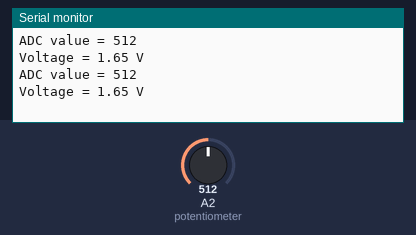
A sketch run on a simulated Arduino Uno, built with avr-gcc and run on an emulated ATmega328P. Parts: the last lines printed to the serial monitor. The test bench sets the inputs (shaded band); at power-on: A2 (potentiometer) = 512.

Above: at 1.8 s.
1.9 s: A2 (potentiometer) set to 716
At 2.5 s:
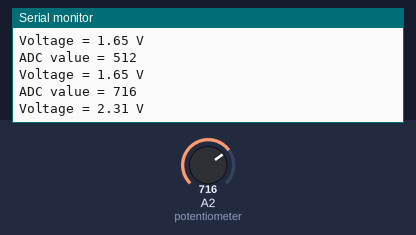
3.4 s: A2 (potentiometer) set to 900
At 4.8 s:
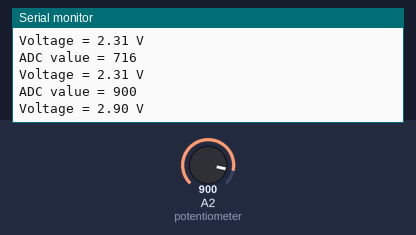
Timing chart, 0 to 6.4 s (numbered marks = the images above; inputs shaded):
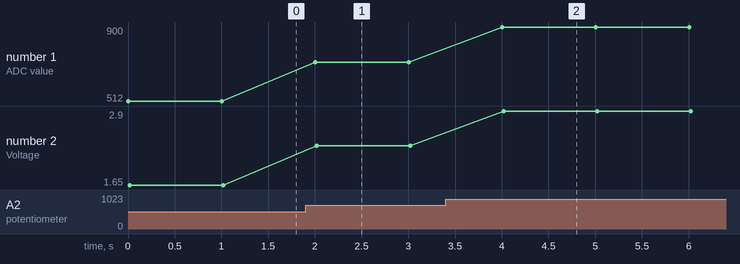

The sketch:

week4task1.ino
```cpp
int potentiometer = A2;   // Analog pin connect to the potentiometer

void setup() {
  Serial.begin(9600);     // start serial communication

  // waiting for serial port to connect and be ready
  while (!Serial);
}

 // run loop continuously
void loop() {

  // Read ADC value from Potentiomteter
  uint16_t rawADC = analogRead(potentiometer);

  // Convert ADC To VOLTAGE
  float voltage = 3.3 * rawADC / 1023.0;

  // Print the raw ADC value
  Serial.print("ADC value = ");
  Serial.println(rawADC);

  // Print the calculated voltage
  Serial.print("Voltage = ");
  Serial.print(voltage);
  Serial.println(" V");

  // Delay for 1 seconds before reading again
  delay(1000);
}
```

Measured:
- after the input at 1.9 s, the serial monitor: prints a new line after 0.10 s (image 1)
- after the input at 3.4 s, the serial monitor: prints a new line after 0.60 s (image 2)
- plotted number 1: 512 → 716 after the input at 1.9 s, 716 → 900 after the input at 3.4 s
- plotted number 2: 1.65 → 2.31 after the input at 1.9 s, 2.31 → 2.9 after the input at 3.4 s
